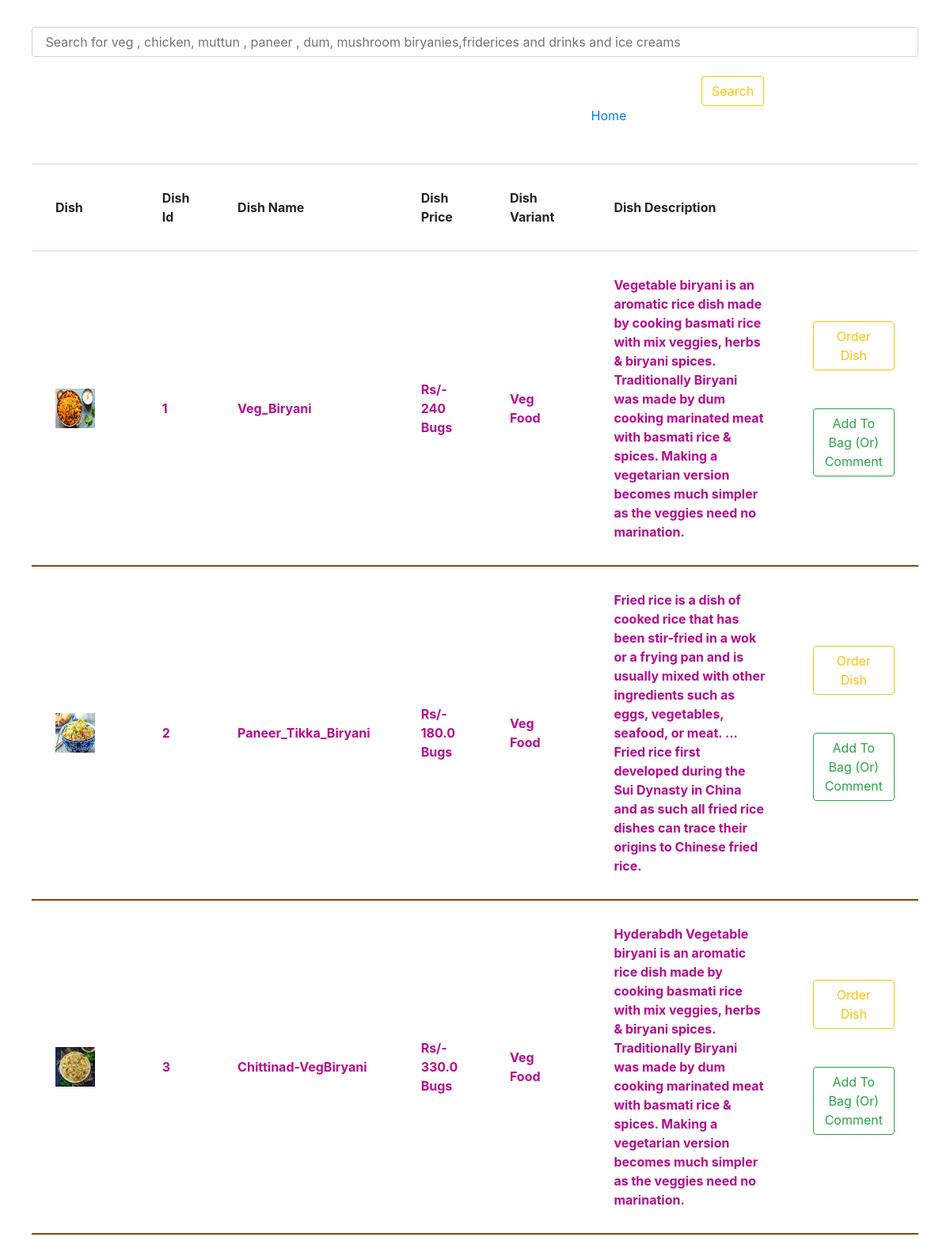
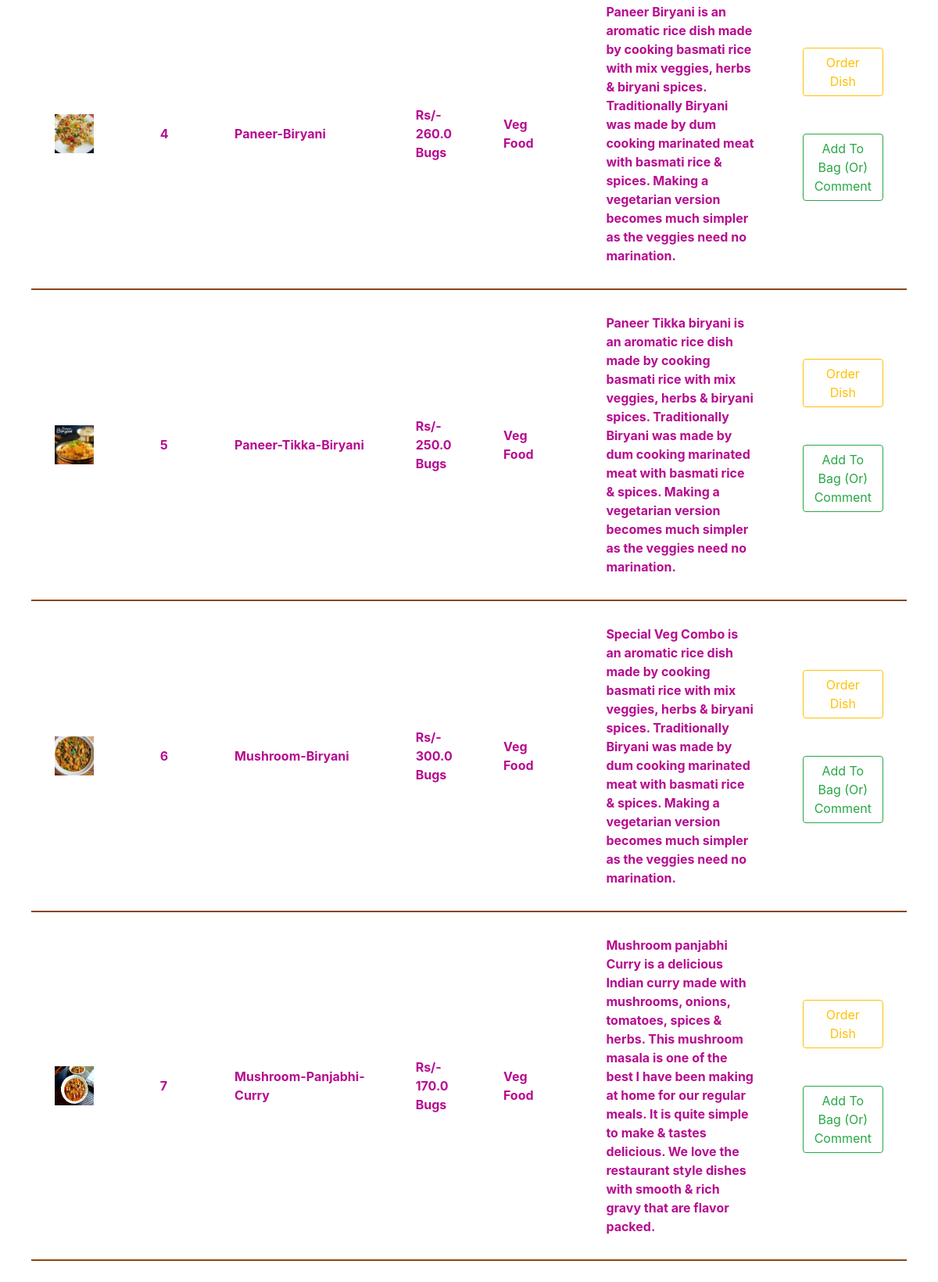
The app's page /res/menu/ (upper part) with its own data (2 pictures, top to bottom).
### restarent/models.py (models this page shows)
class Food_model(models.Model):
      Food_id=models.IntegerField(default=None,null=True)
      Food_Name=models.CharField(max_length=50,primary_key=True)
      Food_price=models.CharField(max_length=10,default=None,null=True,blank=True)
      Food_Description = models.CharField(max_length=1000, default=None, null=True, blank=True)
      Food_Image=models.ImageField(upload_to='foods/',unique=True)
      Food_Type=models.ForeignKey(Type_of_foodmodel,on_delete=models.CASCADE)

class Type_of_foodmodel(models.Model):
      Food_Id=models.IntegerField(primary_key=True)
      Food_Type=models.CharField(unique=True,max_length=30)
      def __str__(self):
            return self.Food_Type

### restarent/views.py (the view)
# urls.py: path('menu/',views.menu,name='menu'),
def menu(request):
    res=Food_model.objects.all()
    return render(request,'menu.html',{'res':res})

### templates/menu.html (shortened to what this page needs)
<!doctype html>
<html lang="en">
  <head>
    <link rel="stylesheet" href="https://stackpath.bootstrapcdn.com/bootstrap/4.4.1/css/bootstrap.min.css">
  </head>
  <body style="padding: 10px;margin: 0px 30px  0px 30px">
    <form action="{% url 'search' %}" method="post">
          <input type="text" name="serach" class="form-control"  placeholder=" Search for veg , chicken, muttun , paneer , dum, mushroom biryanies,friderices and drinks and ice creams "><br> <button type="submit" class="btn btn-outline-warning" >Search</button>
  </form>
   <div >
      <a href="{% url 'home' %}"> Home</a>
  </div><br><br>
<table align="center"  cellpadding="30" >
<tr style="border-bottom: #d9edf7 2px solid;border-top: #d9edf7 2px solid ">
    <th>Dish</th>
    <th>Dish Id</th>
    <th>Dish Name</th>
    <th> Dish Price</th>
    <th> Dish Variant</th>
    <th> Dish Description</th>
   {% for x in res %}
       <tr style="border-bottom: saddlebrown 0.06cm solid;border-top: #d9edf7 2px solid;color: #b70c90" >
       <th>
<img src="{{ x.Food_Image.url }}" width="50" height="50" alt="sorry image is not available">
       </th>
       <th>
           {{ x.Food_id }}
       </th>
       <th>{{ x.Food_Name }}</th>
       <th> Rs/- {{ x.Food_price }} Bugs </th>
       <th>{{ x.Food_Type }}</th>
          <th>
              {{ x.Food_Description }}
          </th>
         <th  >
<div>
<a href="{% url 'order_dish' %}?pname={{ x.Food_Name }}&pprice={{ x.Food_price }}&pimage={{ x.Food_Image }}">
                     <button type="submit" class="btn btn-outline-warning" >Order Dish</button>
</a> &nbsp;&nbsp;<br><br>
<div >
<a href="{% url 'add_comment_bag' %}?fname={{ x.Food_Name }}&fprice={{ x.Food_price }}&fimage={{ x.Food_Image }}">   <button type="submit" class="btn btn-outline-success">Add To Bag (Or) Comment</button></a>
</div>
                    </div><br>
       </tr>
    {% endfor %}
</table>
    {% include 'about.html' %}
  </body>
</html>

### records on screen
Food_model: Food_Image (picture), Food_id "1", Food_Name "Veg_Biryani", Food_price "240", Food_Type "Veg Food", Food_Description "Vegetable biryani is an aromatic rice dish made by cooking basmati rice with mix veggies, herbs & biryani spices. Traditionally Biryani was made by dum cooking marinated meat with basmati rice & spices. Making a vegetarian version becomes much simpler as the veggies need no marination."
Food_model: Food_Image (picture), Food_id "2", Food_Name "Paneer_Tikka_Biryani", Food_price "180.0", Food_Type "Veg Food", Food_Description "Fried rice is a dish of cooked rice that has been stir-fried in a wok or a frying pan and is usually mixed with other ingredients such as eggs, vegetables, seafood, or meat. ... Fried rice first developed during the Sui Dynasty in China and as such all fried rice dishes can trace their origins to Chinese fried rice."
Food_model: Food_Image (picture), Food_id "3", Food_Name "Chittinad-VegBiryani", Food_price "330.0", Food_Type "Veg Food", Food_Description "Hyderabdh Vegetable biryani is an aromatic rice dish made by cooking basmati rice with mix veggies, herbs & biryani spices. Traditionally Biryani was made by dum cooking marinated meat with basmati rice & spices. Making a vegetarian version becomes much simpler as the veggies need no marination."
Food_model: Food_Image (picture), Food_id "4", Food_Name "Paneer-Biryani", Food_price "260.0", Food_Type "Veg Food", Food_Description "Paneer Biryani is an aromatic rice dish made by cooking basmati rice with mix veggies, herbs & biryani spices. Traditionally Biryani was made by dum cooking marinated meat with basmati rice & spices. Making a vegetarian version becomes much simpler as the veggies need no marination."
Food_model: Food_Image (picture), Food_id "5", Food_Name "Paneer-Tikka-Biryani", Food_price "250.0", Food_Type "Veg Food", Food_Description "Paneer Tikka biryani is an aromatic rice dish made by cooking basmati rice with mix veggies, herbs & biryani spices. Traditionally Biryani was made by dum cooking marinated meat with basmati rice & spices. Making a vegetarian version becomes much simpler as the veggies need no marination."
Food_model: Food_Image (picture), Food_id "6", Food_Name "Mushroom-Biryani", Food_price "300.0", Food_Type "Veg Food", Food_Description "Special Veg Combo is an aromatic rice dish made by cooking basmati rice with mix veggies, herbs & biryani spices. Traditionally Biryani was made by dum cooking marinated meat with basmati rice & spices. Making a vegetarian version becomes much simpler as the veggies need no marination."
Food_model: Food_Image (picture), Food_id "7", Food_Name "Mushroom-Panjabhi-Curry", Food_price "170.0", Food_Type "Veg Food", Food_Description "Mushroom panjabhi Curry is a delicious Indian curry made with mushrooms, onions, tomatoes, spices & herbs. This mushroom masala is one of the best I have been making at home for our regular meals. It is quite simple to make & tastes delicious. We love the restaurant style dishes with smooth & rich gravy that are flavor packed."
